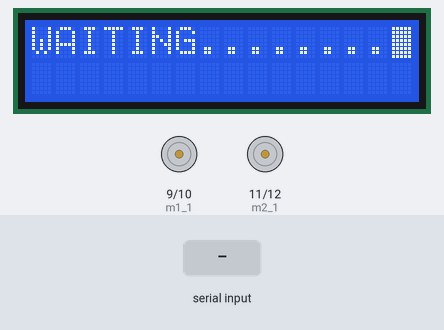
A sketch run on a simulated Arduino Mega 2560, built with avr-gcc and run on an emulated ATmega2560. Parts: 16×2 character LCD, motor-driver pin pairs drawn as motors (green arrow = first pin HIGH = forward, orange = second pin HIGH = backward, longer = more drive). The test bench sets the inputs (shaded band).

Above: at 4.2 s.
4.3 s: "F" received over the second serial link
At 5.2 s:
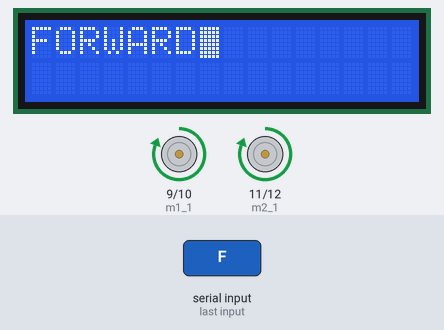
6.1 s: "B" received over the second serial link
At 6.8 s:
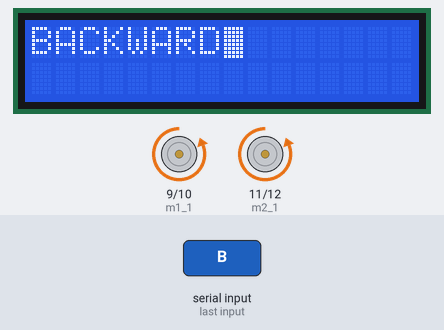
7.7 s: "L" received over the second serial link
At 8.3 s:
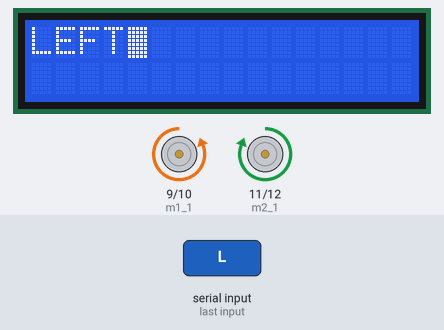
9.4 s: "R" received over the second serial link
At 9.9 s:
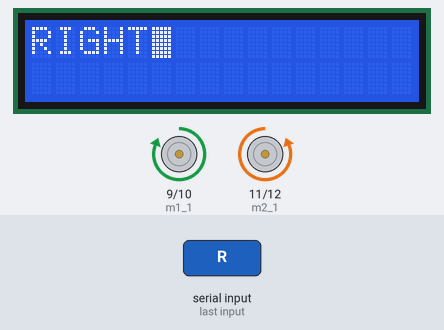
11.0 s: "S" received over the second serial link
At 11.4 s:
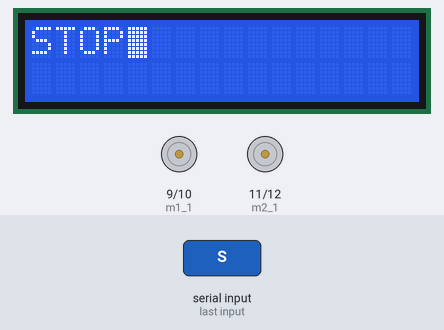
12.6 s: "1" received over the second serial link
At 13.0 s:
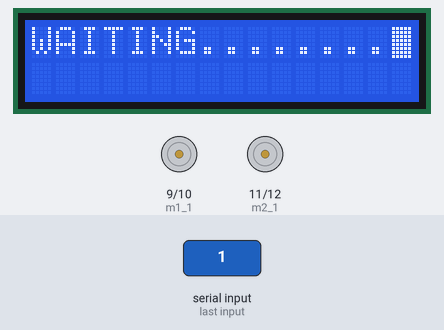
Timing chart, 0 to 15.2 s (numbered marks = the images above; inputs shaded):
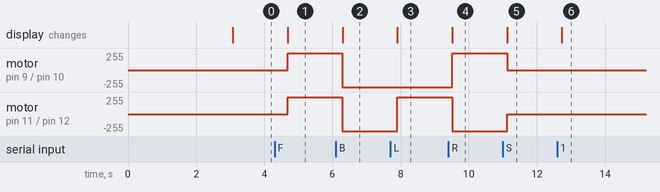

Measured:
- after the input at 4.3 s, motor on pin 9 (m1_1) / pin 10 (m1_2), motor on pin 11 (m2_1) / pin 12 (m2_2): stopped → forward 255/255 after 0.38 s; the display: changes after 0.39 s (image 1)
- after the input at 6.1 s, motor on pin 9 (m1_1) / pin 10 (m1_2), motor on pin 11 (m2_1) / pin 12 (m2_2): forward 255/255 → backward 255/255 after 0.19 s; the display: changes after 0.20 s (image 2)
- after the input at 7.7 s, motor on pin 11 (m2_1) / pin 12 (m2_2): backward 255/255 → forward 255/255 after 0.20 s; the display: changes after 0.21 s (image 3)
- after the input at 9.4 s, motor on pin 9 (m1_1) / pin 10 (m1_2): backward 255/255 → forward 255/255 after 0.11 s; motor on pin 11 (m2_1) / pin 12 (m2_2): forward 255/255 → backward 255/255 after 0.11 s; the display: changes after 0.12 s (image 4)
- after the input at 11.0 s, motor on pin 9 (m1_1) / pin 10 (m1_2): forward 255/255 → stopped after 0.12 s; motor on pin 11 (m2_1) / pin 12 (m2_2): backward 255/255 → stopped after 0.12 s; the display: changes after 0.12 s (image 5)
- after the input at 12.6 s, the display: changes after 0.13 s (image 6)

The sketch:

android_based_robo_car_with_lcd.ino
```cpp
#include <LiquidCrystal.h>
LiquidCrystal lcd(2,3,4,5,6,7);

#define m1_1 9
#define m1_2 10
#define m2_1 11
#define m2_2 12


void backward()
{
  digitalWrite(m1_1,LOW);digitalWrite(m1_2,HIGH);
  digitalWrite(m2_1,LOW);digitalWrite(m2_2,HIGH);
}

void forward()
{

  digitalWrite(m1_1,HIGH);digitalWrite(m1_2,LOW);
  digitalWrite(m2_1,HIGH);digitalWrite(m2_2,LOW);
}

void left()
{

  digitalWrite(m1_1,LOW);digitalWrite(m1_2,HIGH);
  digitalWrite(m2_1,HIGH);digitalWrite(m2_2,LOW);
}

void right()
{

  digitalWrite(m1_1,HIGH);digitalWrite(m1_2,LOW);
  digitalWrite(m2_1,LOW);digitalWrite(m2_2,HIGH);
}

void Stop()
{

  digitalWrite(m1_1,LOW);digitalWrite(m1_2,LOW);
  digitalWrite(m2_1,LOW);digitalWrite(m2_2,LOW);
}


void setup() {
  Serial1.begin(9600);
  pinMode(m1_1,OUTPUT);
  pinMode(m1_2,OUTPUT);
  pinMode(m2_1,OUTPUT);
  pinMode(m2_2,OUTPUT);

  digitalWrite(m1_1,LOW);
  digitalWrite(m1_2,LOW);
  digitalWrite(m2_1,LOW);
  digitalWrite(m2_2,LOW);


  lcd.begin(16, 2);
  lcd.clear();
  lcd.setCursor(0, 0);
  lcd.print("RF Module");
  lcd.setCursor(0, 1);
  lcd.print("Based Robot");
  delay(3000);
  lcd.clear();
}

char Val;
void loop() {

  if(Serial1.available()>0){
     Val = (char)Serial1.read();
     delay(100);}


    if(Val==70)
    {
      forward();
      lcd.clear();
      lcd.setCursor(0, 0);
      lcd.print("FORWARD");}
   else if(Val==66)
    {
     backward();
     lcd.clear();
     lcd.setCursor(0, 0);
     lcd.print("BACKWARD");}
    else if(Val==76)
    {
     left();
     lcd.clear();
     lcd.setCursor(0, 0);
     lcd.print("LEFT");}
     else if(Val==82)
    {
      right();
      lcd.clear();
      lcd.setCursor(0, 0);
      lcd.print("RIGHT");}

     else if(Val==83)
    {
      Stop();
      lcd.clear();
      lcd.setCursor(0, 0);
      lcd.print("STOP"); }
    else{
      lcd.clear();
      lcd.setCursor(0, 0);
      lcd.print("WAITING........");
      lcd.blink();}

    delay(500);
}
```
